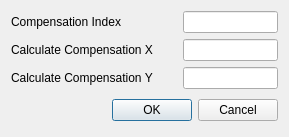
<?xml version="1.0" encoding="UTF-8"?>
<ui version="4.0">
 <class>Dialog_ProcessSetting_Calculation</class>
 <widget class="QDialog" name="Dialog_ProcessSetting_Calculation">
  <property name="geometry">
   <rect>
    <x>0</x>
    <y>0</y>
    <width>289</width>
    <height>128</height>
   </rect>
  </property>
  <property name="windowTitle">
   <string>Calculation Process Setting</string>
  </property>
  <layout class="QFormLayout" name="formLayout">
   <property name="horizontalSpacing">
    <number>30</number>
   </property>
   <item row="0" column="0">
    <widget class="QLabel" name="label_Calculation_Index">
     <property name="text">
      <string>Compensation Index</string>
     </property>
    </widget>
   </item>
   <item row="3" column="0" colspan="2">
    <layout class="QHBoxLayout" name="Buttons_Calculation">
     <property name="spacing">
      <number>6</number>
     </property>
     <property name="leftMargin">
      <number>0</number>
     </property>
     <property name="topMargin">
      <number>0</number>
     </property>
     <property name="rightMargin">
      <number>0</number>
     </property>
     <property name="bottomMargin">
      <number>0</number>
     </property>
     <item>
      <spacer>
       <property name="orientation">
        <enum>Qt::Horizontal</enum>
       </property>
       <property name="sizeHint" stdset="0">
        <size>
         <width>131</width>
         <height>31</height>
        </size>
       </property>
      </spacer>
     </item>
     <item>
      <widget class="QPushButton" name="Button_Calculation_OK">
       <property name="text">
        <string>OK</string>
       </property>
      </widget>
     </item>
     <item>
      <widget class="QPushButton" name="Button_Calculation_Cancel">
       <property name="text">
        <string>Cancel</string>
       </property>
      </widget>
     </item>
    </layout>
   </item>
   <item row="0" column="1">
    <widget class="QLineEdit" name="lineEdit_Calculation_Index"/>
   </item>
   <item row="1" column="0">
    <widget class="QLabel" name="label_Calculation_X">
     <property name="text">
      <string>Calculate Compensation X</string>
     </property>
    </widget>
   </item>
   <item row="2" column="0">
    <widget class="QLabel" name="label_Calculation_Y">
     <property name="text">
      <string>Calculate Compensation Y</string>
     </property>
    </widget>
   </item>
   <item row="1" column="1">
    <widget class="QLineEdit" name="lineEdit_Calculation_X"/>
   </item>
   <item row="2" column="1">
    <widget class="QLineEdit" name="lineEdit_Calculation_Y"/>
   </item>
  </layout>
 </widget>
 <resources/>
 <connections/>
</ui>
